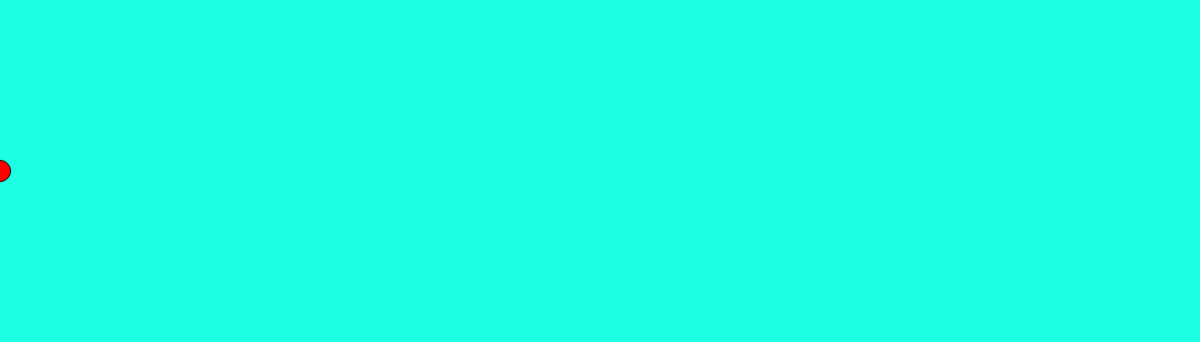
Frame 1 (no input)
Frame 60 (no input): identical to frame 1, image omitted
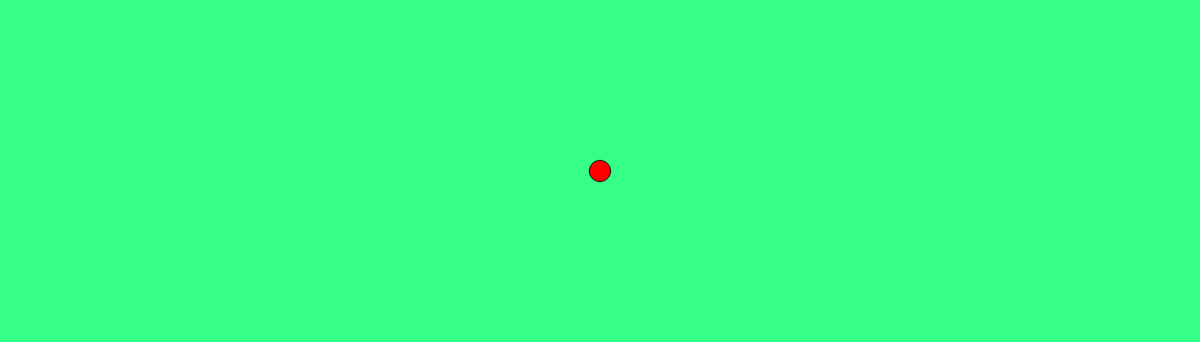
Frame 120 (the mouse pressed at the canvas centre since frame 60)

The p5.js sketch that drew these frames (run headless with seeded random() and noise() and a simulated clock; from frame 60 on, the mouse is pressed at the canvas centre):

// p5.js sketch
// ── sketch.js

var r = 50;
var g = 100;
var b=205;


function setup(){

  createCanvas(1400,400);
}


function draw(){

  r=map(mouseX,50,1200,30,70);

  g = map(mouseX,100,900,300,400);

  b = map(mouseX,200,1200,200,70);

  background(r,g,b);

  fill("red");

  ellipse(mouseX,200,25,25  );
}
